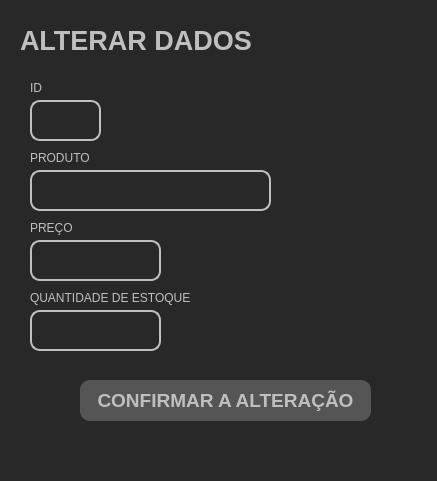
<?xml version="1.0" encoding="UTF-8"?>
<ui version="4.0">
 <class>MainWindow</class>
 <widget class="QMainWindow" name="MainWindow">
  <property name="geometry">
   <rect>
    <x>0</x>
    <y>0</y>
    <width>437</width>
    <height>481</height>
   </rect>
  </property>
  <property name="windowTitle">
   <string>MainWindow</string>
  </property>
  <property name="styleSheet">
   <string notr="true">background-color: rgb(40, 40, 40);


border-radius: 10px;</string>
  </property>
  <widget class="QWidget" name="centralwidget">
   <widget class="QLabel" name="label">
    <property name="geometry">
     <rect>
      <x>20</x>
      <y>10</y>
      <width>231</width>
      <height>61</height>
     </rect>
    </property>
    <property name="font">
     <font>
      <pointsize>20</pointsize>
      <weight>75</weight>
      <bold>true</bold>
     </font>
    </property>
    <property name="styleSheet">
     <string notr="true">color: rgb(191, 191, 191);</string>
    </property>
    <property name="text">
     <string>ALTERAR DADOS</string>
    </property>
   </widget>
   <widget class="QLineEdit" name="txtAlterarID">
    <property name="geometry">
     <rect>
      <x>30</x>
      <y>100</y>
      <width>71</width>
      <height>41</height>
     </rect>
    </property>
    <property name="styleSheet">
     <string notr="true">color: rgb(191, 191, 191);
font: 14pt &quot;MS Shell Dlg 2&quot;;
border: 2px solid #BFBFBF</string>
    </property>
    <property name="text">
     <string/>
    </property>
   </widget>
   <widget class="QLineEdit" name="txtAlteraProduto">
    <property name="geometry">
     <rect>
      <x>30</x>
      <y>170</y>
      <width>241</width>
      <height>41</height>
     </rect>
    </property>
    <property name="styleSheet">
     <string notr="true">color: rgb(191, 191, 191);
font: 14pt &quot;MS Shell Dlg 2&quot;;
border: 2px solid #BFBFBF</string>
    </property>
   </widget>
   <widget class="QLineEdit" name="txtAlterarPreco">
    <property name="geometry">
     <rect>
      <x>30</x>
      <y>240</y>
      <width>131</width>
      <height>41</height>
     </rect>
    </property>
    <property name="styleSheet">
     <string notr="true">color: rgb(191, 191, 191);
font: 14pt &quot;MS Shell Dlg 2&quot;;
border: 2px solid #BFBFBF</string>
    </property>
   </widget>
   <widget class="QLineEdit" name="txtAlterarQuantidade">
    <property name="geometry">
     <rect>
      <x>30</x>
      <y>310</y>
      <width>131</width>
      <height>41</height>
     </rect>
    </property>
    <property name="styleSheet">
     <string notr="true">color: rgb(191, 191, 191);
font: 14pt &quot;MS Shell Dlg 2&quot;;
border: 2px solid #BFBFBF</string>
    </property>
   </widget>
   <widget class="QLabel" name="label_2">
    <property name="geometry">
     <rect>
      <x>30</x>
      <y>80</y>
      <width>51</width>
      <height>16</height>
     </rect>
    </property>
    <property name="font">
     <font>
      <pointsize>9</pointsize>
     </font>
    </property>
    <property name="styleSheet">
     <string notr="true">color: rgb(191, 191, 191);</string>
    </property>
    <property name="text">
     <string>ID</string>
    </property>
   </widget>
   <widget class="QLabel" name="label_3">
    <property name="geometry">
     <rect>
      <x>30</x>
      <y>150</y>
      <width>61</width>
      <height>16</height>
     </rect>
    </property>
    <property name="font">
     <font>
      <pointsize>9</pointsize>
     </font>
    </property>
    <property name="styleSheet">
     <string notr="true">color: rgb(191, 191, 191);</string>
    </property>
    <property name="text">
     <string>PRODUTO</string>
    </property>
   </widget>
   <widget class="QLabel" name="label_4">
    <property name="geometry">
     <rect>
      <x>30</x>
      <y>220</y>
      <width>61</width>
      <height>16</height>
     </rect>
    </property>
    <property name="font">
     <font>
      <pointsize>9</pointsize>
     </font>
    </property>
    <property name="styleSheet">
     <string notr="true">color: rgb(191, 191, 191);</string>
    </property>
    <property name="text">
     <string>PREÇO</string>
    </property>
   </widget>
   <widget class="QLabel" name="label_5">
    <property name="geometry">
     <rect>
      <x>30</x>
      <y>290</y>
      <width>161</width>
      <height>16</height>
     </rect>
    </property>
    <property name="font">
     <font>
      <pointsize>9</pointsize>
     </font>
    </property>
    <property name="styleSheet">
     <string notr="true">color: rgb(191, 191, 191);</string>
    </property>
    <property name="text">
     <string>QUANTIDADE DE ESTOQUE</string>
    </property>
   </widget>
   <widget class="QPushButton" name="btnConfirmarAlteracao">
    <property name="geometry">
     <rect>
      <x>80</x>
      <y>380</y>
      <width>291</width>
      <height>41</height>
     </rect>
    </property>
    <property name="font">
     <font>
      <pointsize>14</pointsize>
      <weight>75</weight>
      <bold>true</bold>
     </font>
    </property>
    <property name="styleSheet">
     <string notr="true">background-color: rgb(85, 85, 85);
color: rgb(191, 191, 191);</string>
    </property>
    <property name="text">
     <string>CONFIRMAR A ALTERAÇÃO</string>
    </property>
   </widget>
  </widget>
  <widget class="QMenuBar" name="menubar">
   <property name="geometry">
    <rect>
     <x>0</x>
     <y>0</y>
     <width>437</width>
     <height>21</height>
    </rect>
   </property>
  </widget>
  <widget class="QStatusBar" name="statusbar"/>
 </widget>
 <resources/>
 <connections/>
</ui>
